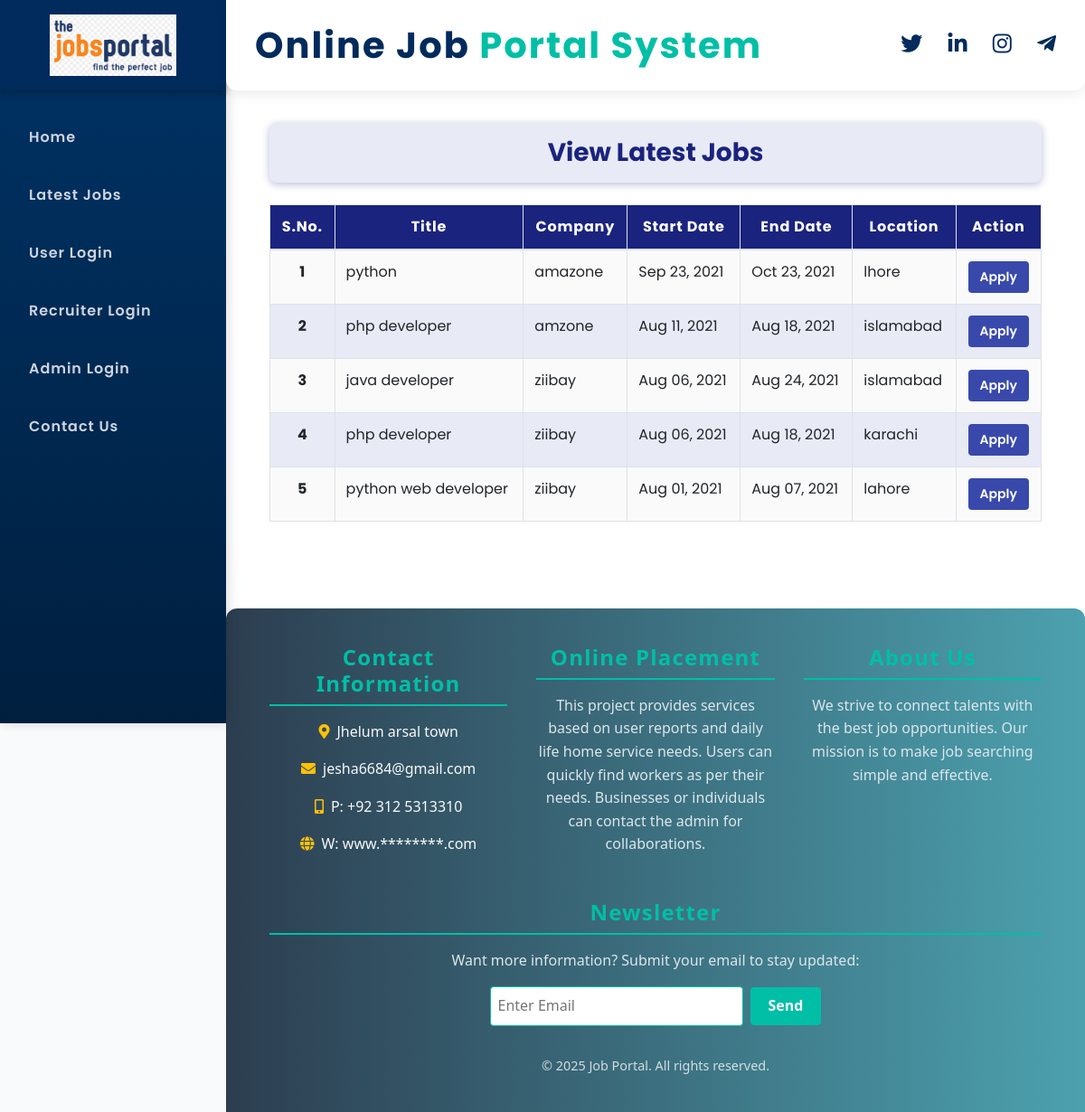
Page /latest_job/ on the earlier database version.
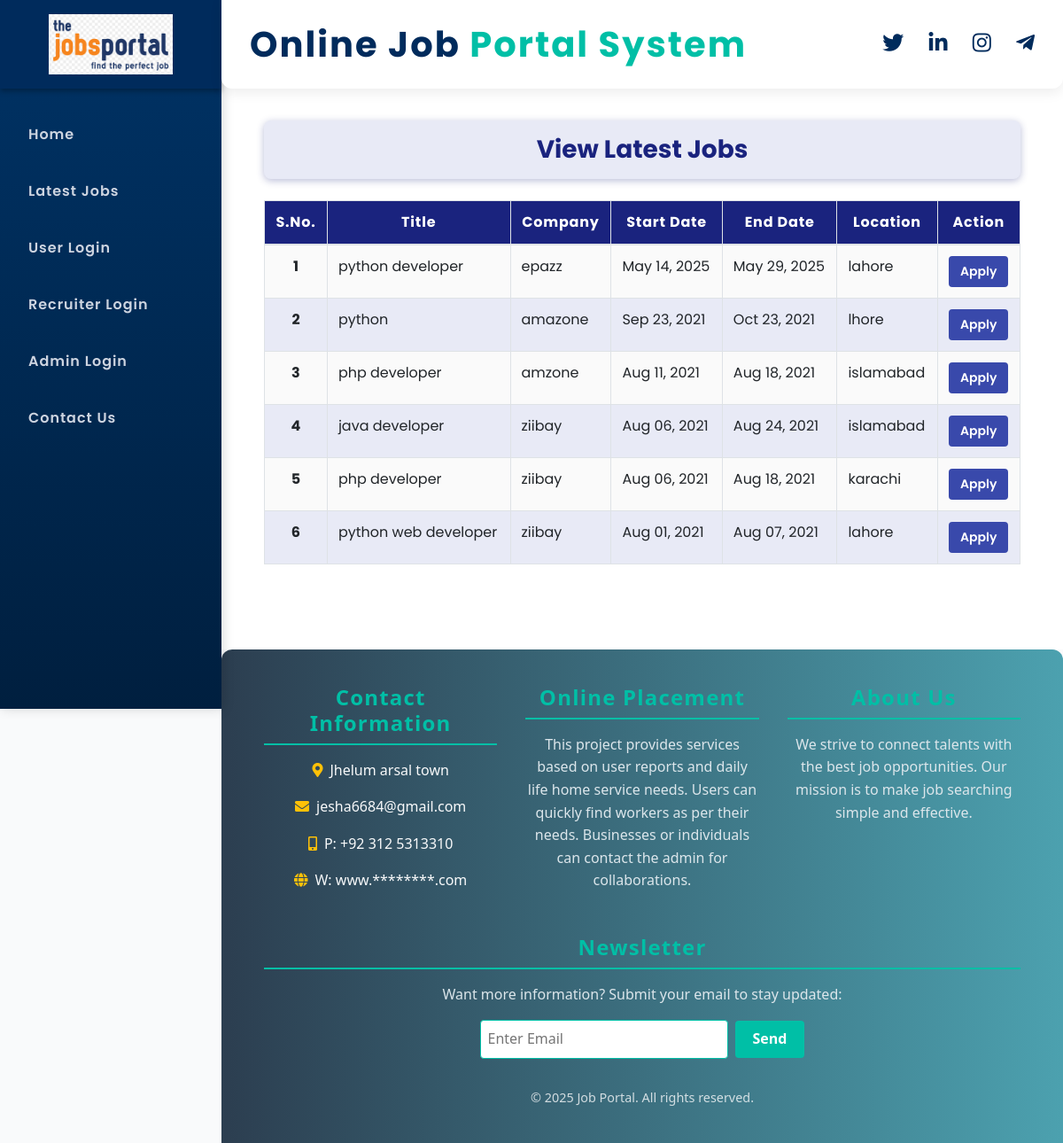
Same page on the later database version.
### job/models.py (models this page shows, shortened)
class Job(models.Model):
    recruiter = models.ForeignKey(Recruiter, on_delete=models.CASCADE)
    title = models.CharField(max_length=150)
    start_date = models.DateField()
    end_date = models.DateField()
    image = models.FileField(null=True)
    salary = models.FloatField()
    description = models.CharField(max_length=300)
    experience = models.CharField(max_length=15)
    skill = models.CharField(max_length=250)
    location = models.CharField(max_length=100, default='null')
    creationdate = models.DateField()

class Recruiter(models.Model):
    user = models.ForeignKey(User, on_delete=models.CASCADE)
    mobile = models.CharField(max_length=15, null=True)
    image = models.FileField(null=True)
    gender = models.CharField(max_length=15, null=True)
    type = models.CharField(max_length=15, null=True)
    company = models.CharField(max_length=150, null=True)
    status = models.CharField(max_length=25, null=True)

### job/views.py (the view)
# urls.py: path('latest_job/', views.latest_job, name='latest_job'),
def latest_job(request):
    data = Job.objects.all().order_by('-start_date')
    d = {'data':data}
    return render(request, 'latest_job.html', d)

### job/templates/latest_job.html (shortened to what this page needs)
{% load static %}
<!DOCTYPE html>
<html lang="en">
<head>
  <link rel="stylesheet" href="https://maxcdn.bootstrapcdn.com/bootstrap/4.5.2/css/bootstrap.min.css" />
  <link rel="stylesheet" href="https://cdnjs.cloudflare.com/ajax/libs/font-awesome/5.15.4/css/all.min.css" />
</head>
<body>
  <nav id="sidebar" aria-label="Main navigation sidebar">
    <div class="sidebar-brand">
      <a href="{% url 'index' %}">
        <img src="{% static 'image/c1.png' %}" alt="Job Portal Logo" />
      </a>
    </div>
    <ul class="nav flex-column mt-4 px-2">
      <li class="nav-item"><a class="nav-link" href="{% url 'index' %}">Home</a></li>
      <li class="nav-item"><a class="nav-link" href="{% url 'latest_job' %}">Latest Jobs</a></li>
      <li class="nav-item"><a class="nav-link" href="{% url 'user_login' %}">User Login</a></li>
      <li class="nav-item"><a class="nav-link" href="{% url 'recruiter_login' %}">Recruiter Login</a></li>
      <li class="nav-item"><a class="nav-link" href="{% url 'admin_login' %}">Admin Login</a></li>
      <li class="nav-item"><a class="nav-link" href="{% url 'contactus' %}">Contact Us</a></li>
    </ul>
  </nav>
  <header class="header-container" role="banner">
    <h1 class="header-title">Online Job <span style="color: #00bfa6;">Portal System</span></h1>
    <div class="social-icons" aria-label="Social Media Links">
      <a href="#" aria-label="Twitter"><i class="fab fa-twitter"></i></a>
      <a href="#" aria-label="LinkedIn"><i class="fab fa-linkedin-in"></i></a>
      <a href="#" aria-label="Instagram"><i class="fab fa-instagram"></i></a>
      <a href="#" aria-label="Telegram"><i class="fab fa-telegram-plane"></i></a>
    </div>
  </header>
  <main class="content" role="main">
    <div class="job-header" role="heading" aria-level="1">View Latest Jobs</div>
    <div class="table-responsive mt-4" role="region" aria-label="Latest Job Listings">
      <table class="table table-bordered table-hover" id="example">
        <thead>
          <tr>
            <th scope="col">S.No.</th>
            <th scope="col">Title</th>
            <th scope="col">Company</th>
            <th scope="col">Start Date</th>
            <th scope="col">End Date</th>
            <th scope="col">Location</th>
            <th scope="col" class="text-center">Action</th>
          </tr>
        </thead>
        <tbody>
          {% for i in data %}
          <tr>
            <th scope="row" class="text-center">{{ forloop.counter }}</th>
            <td>{{ i.title }}</td>
            <td>{{ i.recruiter.company }}</td>
            <td>{{ i.start_date|date:"M d, Y" }}</td>
            <td>{{ i.end_date|date:"M d, Y" }}</td>
            <td>{{ i.location }}</td>
            <td class="text-center">
              <a href="{% url 'user_login' %}" class="btn apply-btn btn-sm" role="button" aria-label="Apply to {{ i.title }}">Apply</a>
            </td>
          </tr>
          {% empty %}
          <tr>
            <td colspan="7" class="text-center text-muted">No job listings available currently.</td>
          </tr>
          {% endfor %}
        </tbody>
      </table>
    </div>
  </main>
  {% include 'footer.html' %}
</body>
</html>

Differences in the rows shown:
added Job: title "python developer", recruiter.company "epazz", start_date "May 14, 2025", end_date "May 29, 2025", location "lahore"
